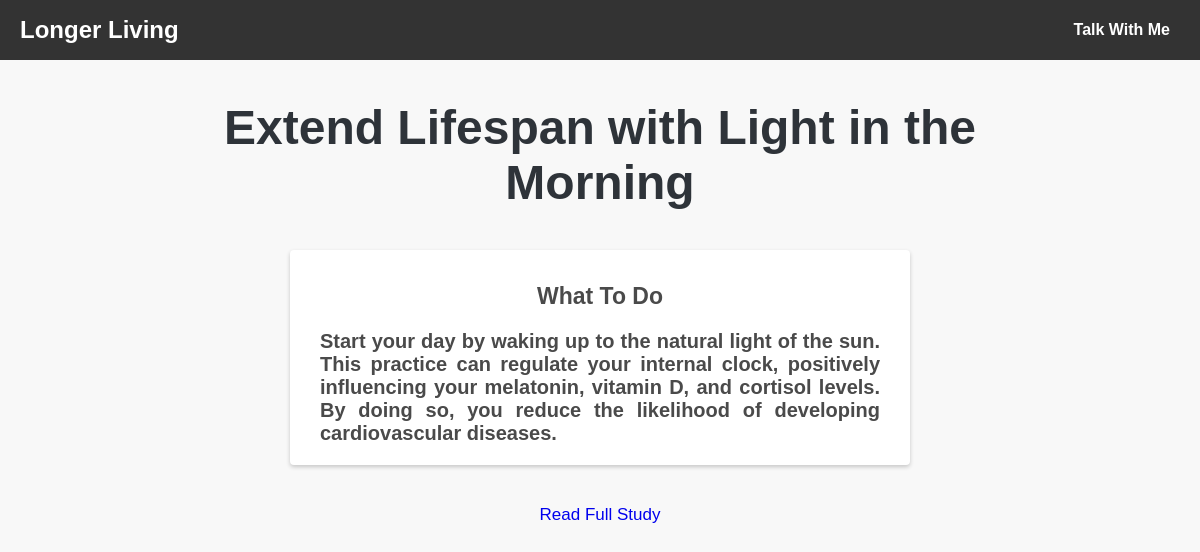
Page /extend-lifespan-with-light-in-the-morning/ on the committed database.
### home/models.py (models this page shows, shortened)
class Study(models.Model):
    title = models.CharField(max_length=255)
    slug = models.SlugField(unique=True, max_length=255)
    content = models.TextField()
    link = models.TextField()
    filter = models.CharField(max_length=30)

### home/views.py (the view)
# urls.py: path("<slug:slug>/", views.see_study),
def see_study(request, slug):
    study = Study.objects.get(slug=slug)
    context = {"study": study}
    return render(request, "study.html", context=context)

### home/templates/study.html
{% extends 'base.html' %}
{% block content %}
<div class="content">
        <h1>{{study.title}}</h1>
        <div class="modal">
            <p class="get-benefits">What To Do</p>
        <p class="study-content">{{study.content}}
        </p>
        </div>
        <p class="study-link"><a href="{{study.link}}" target="_blank">Read Full Study</a></p>
</div>
{% endblock %}

### home/templates/base.html (shortened to what this page needs)
<!DOCTYPE html>
{% load static %}
<html>
<head>
</head>
<body>
  <nav class="navbar">
    <a href="/" rel="canonical" class="navbar-brand">Longer Living</a>
    <ul class="navbar-links">
      <li><a href="https://twitter.com/DanielTerreroC" target="_blank">Talk With Me</a></li>
    </ul>
  </nav>
  {% block content %} {% endblock %}
</body>
</html>

### home/templates/base.html (style rules this page uses)
a { text-decoration: none; }
body { font-family: "San Francisco", Arial, sans-serif; text-align: center; padding: 0; margin: 0; background-color: #f8f8f8; }
h1 { font-size: 48px; margin-bottom: 20px; font-weight: bold; color: #2e3339; }
p { font-size: 18px; margin-bottom: 10px; color: #4a4a4a; padding: 0 20px; }
.navbar { position: fixed; top: 0; left: 0; width: 100%; height: 60px; background-color: #333333; display: flex; justify-content: space-between; align-items: center; padding: 0 20px; z-index: 1; }
.navbar-brand { color: #ffffff; font-size: 24px; font-weight: bold; text-decoration: none; }
.navbar-links { list-style-type: none; margin: 50px; padding: 0; display: flex; align-items: center; }
.navbar-links li { margin-left: 20px; }
.navbar-links a { color: #ffffff; text-decoration: none; font-size: 16px; font-weight: bold; }
.content { max-width: 800px; margin: 100px auto; padding: 0 20px; }
.modal { background-color: #ffffff; max-width: 600px; margin: 40px auto; padding: 10px; border-radius: 4px; box-shadow: 0 2px 4px rgba(0, 0, 0, 0.2); display: block; text-decoration: none; font-family: "Montserrat", Arial, sans-serif; font-size: 20px; font-weight: bold; }
.study-content { font-size: 20px; text-align: left; text-align: justify; }
.study-link { font-size: 17px; }
.get-benefits { font-size: 23px; }

### rows in the picture
Study: title "Extend Lifespan with Light in the Morning", content "Start your day by waking up to the natural light of the sun. This practice can regulate your internal clock, positively influencing your melatonin, vitamin D, and cortisol levels. By doing so, you reduce the likelihood of developing cardiovascular diseases."
